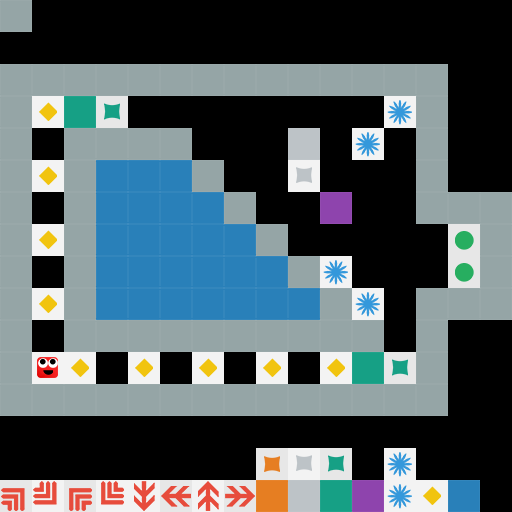

The image is a tile-based game level rendered from a .tmx file. Its description and complete source (layers, tilesets, objects, tile grids) follow:
An orthogonal 16x16 tile map with 32x32 px tiles, 1 tile layer (Tile Layer 1).

<map version="1.0" orientation="orthogonal" renderorder="right-down" width="16" height="16" tilewidth="32" tileheight="32" nextobjectid="1">
 <tileset firstgid="1" name="levelEditor" tilewidth="32" tileheight="32" tilecount="64">
  <image source="levelEditor.png" width="256" height="256" />
 </tileset>
 <layer name="Tile Layer 1" width="16" height="16">
  <data encoding="csv">
2,0,0,0,0,0,0,0,0,0,0,0,0,0,0,0,
0,0,0,0,0,0,0,0,0,0,0,0,0,0,0,0,
2,2,2,2,2,2,2,2,2,2,2,2,2,2,0,0,
2,16,3,11,0,0,0,0,0,0,0,0,10,2,0,0,
2,0,2,2,2,2,0,0,0,6,0,10,0,2,0,0,
2,16,2,7,7,7,2,0,0,14,0,0,0,2,0,0,
2,0,2,7,7,7,7,2,0,0,4,0,0,2,2,2,
2,16,2,7,7,7,7,7,2,0,0,0,0,0,9,2,
2,0,2,7,7,7,7,7,7,2,10,0,0,0,9,2,
2,16,2,7,7,7,7,7,7,7,2,10,0,2,2,2,
2,0,2,2,2,2,2,2,2,2,2,2,0,2,0,0,
2,1,16,0,16,0,16,0,16,0,16,3,11,2,0,0,
2,2,2,2,2,2,2,2,2,2,2,2,2,2,0,0,
0,0,0,0,0,0,0,0,0,0,0,0,0,0,0,0,
0,0,0,0,0,0,0,0,13,14,11,0,10,0,0,0,
25,26,27,28,17,18,19,20,5,6,3,4,10,16,7,0
</data>
 </layer>
</map>
